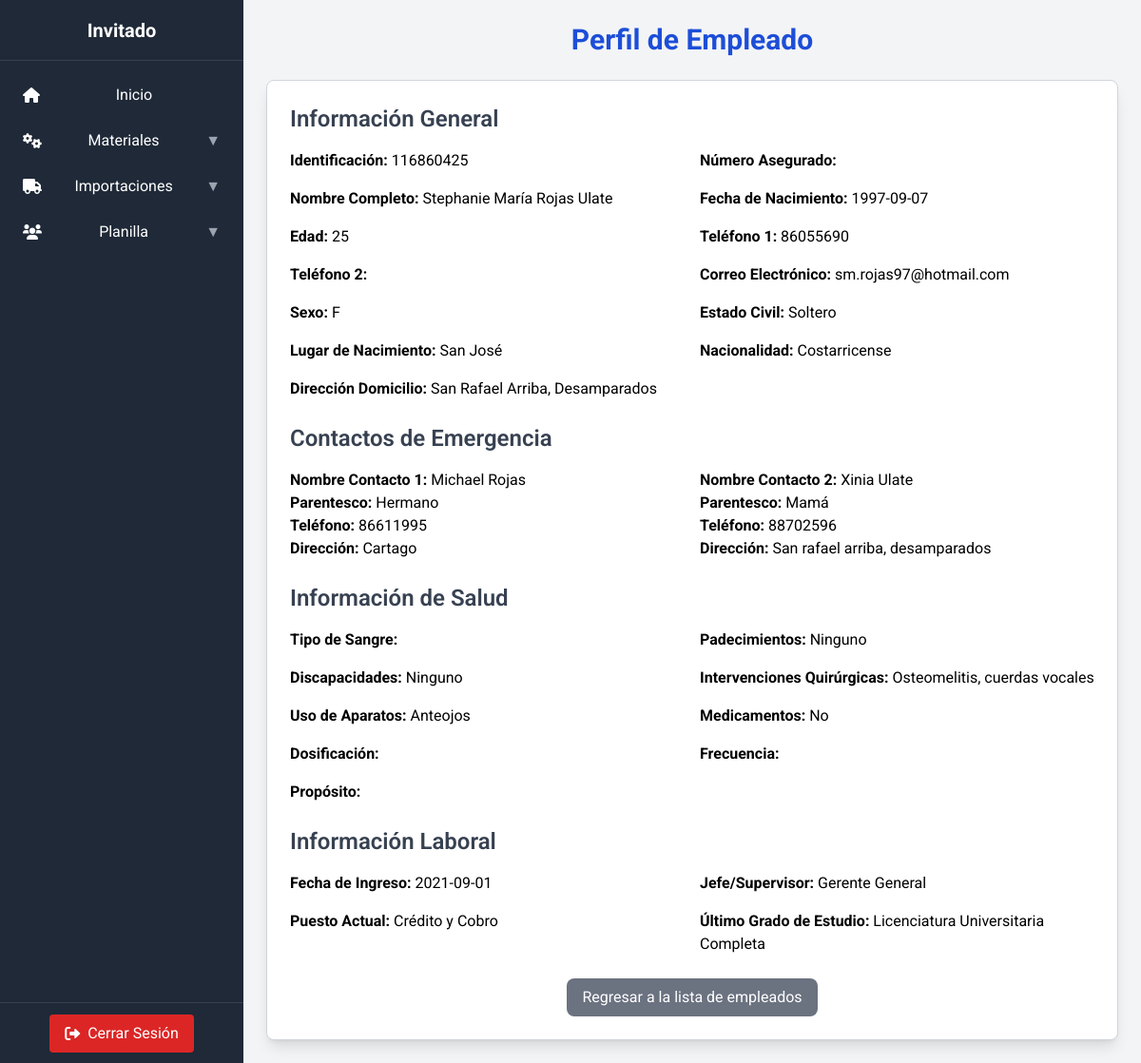
/views/detalleEmpleado.php?identificacion=116860425, run on the app's committed database.
### tables this page shows
CREATE TABLE `empleados` (
  `id` int NOT NULL AUTO_INCREMENT,
  `identificacion` varchar(20) DEFAULT NULL,
  `numero_asegurado` varchar(20) DEFAULT NULL,
  `nombre` varchar(50) DEFAULT NULL,
  `primer_apellido` varchar(50) DEFAULT NULL,
  `segundo_apellido` varchar(50) DEFAULT NULL,
  `fecha_nacimiento` date DEFAULT NULL,
  `edad` int DEFAULT NULL,
  `telefono1` varchar(15) DEFAULT NULL,
  `correo` varchar(100) DEFAULT NULL,
  `sexo` enum('M','F','Otro') DEFAULT NULL,
  `estado_civil` enum('Soltero','Casado','Divorciado','Viudo') DEFAULT NULL,
  `lugar_nacimiento` varchar(100) DEFAULT NULL,
  `nacionalidad` varchar(50) DEFAULT NULL,
  `direccion_domicilio` text,
  `telefono2` varchar(15) DEFAULT NULL,
  `nombre_contacto1` varchar(50) DEFAULT NULL,
  `parentesco_contacto1` varchar(50) DEFAULT NULL,
  `telefono_contacto1` varchar(15) DEFAULT NULL,
  `direccion_contacto1` text,
  `nombre_contacto2` varchar(50) DEFAULT NULL,
  `parentesco_contacto2` varchar(50) DEFAULT NULL,
  `telefono_contacto2` varchar(15) DEFAULT NULL,
  `direccion_contacto2` text,
  `tipo_sangre` varchar(5) DEFAULT NULL,
  `padecimientos` text,
  `discapacidades` text,
  `intervenciones` text,
  `uso_aparatos` text,
  `medicamentos` text,
  `dosificacion` text,
  `frecuencia` text,
  `proposito` text,
  `fecha_ingreso` date DEFAULT NULL,
  `jefe_supervisor` varchar(100) DEFAULT NULL,
  `puesto_actual` varchar(100) DEFAULT NULL,
  `ultimo_grado_estudio` varchar(100) DEFAULT NULL,
  PRIMARY KEY (`id`)
);

### config/Conexion.php (called while the page is built, shortened)
<?php
class Conexion
{
    public static function conectar()
    {
        try {
            $options = array(
                PDO::MYSQL_ATTR_SSL_CA => SSL_CERT_PATH,
                PDO::MYSQL_ATTR_SSL_VERIFY_SERVER_CERT => false
            );
            $cn = new PDO(
                "mysql:host=" . DB_HOST_MYSQL .
                    ";dbname=" . DB_NAME_MYSQL .
                    ";charset=utf8",
                DB_USER_MYSQL,
                DB_PASSWORD_MYSQL,
                $options
            );
            $cn->setAttribute(PDO::ATTR_ERRMODE, PDO::ERRMODE_EXCEPTION);
            return $cn;
        } catch (PDOException $ex) {
            die($ex->getMessage());
        }
    }
}

### models/Empleado.php (called while the page is built, shortened)
<?php
require_once '../config/Conexion.php';
class Empleado extends Conexion
{
    protected static $cnx;
    public static function getConexion()
    {
        self::$cnx = Conexion::conectar();
    }
    public static function desconectar()
    {
        self::$cnx = null;
    }
    public function obtenerDetalles($identificacion)
    {
        $query = "SELECT * FROM empleados WHERE identificacion = :identificacion";
        try {
            $stmt = self::$cnx->prepare($query);
            $stmt->bindParam(':identificacion', $identificacion, PDO::PARAM_STR);
            $stmt->execute();
            $empleado = $stmt->fetch(PDO::FETCH_ASSOC);
            return $empleado;
        } catch (PDOException $e) {
            throw new Exception("Error al obtener los detalles del empleado: " . $e->getMessage());
        } finally {
            self::desconectar();
        }
    }
}

### views/detalleEmpleado.php (the view, shortened to what this page needs)
<?php
require_once '../models/Empleado.php';
if (isset($_GET['identificacion'])) {
    $identificacion = $_GET['identificacion'];
    $empleado = new Empleado();
    $detalle = $empleado->obtenerDetalles($identificacion);
} else {
    die("No se proporcionó un ID de empleado.");
}
?>
<!DOCTYPE html>
<html lang="es">
<head>
    <script src="https://cdn.tailwindcss.com"></script>
</head>
<body class="flex bg-gray-100">
    <?php include './assets/Fragments/sidebar.php'; ?>
    <div class="flex-1 p-6">
        <h1 class="text-3xl font-bold mb-6 text-center text-blue-700">Perfil de Empleado</h1>
        <div class="max-w-4xl mx-auto bg-white rounded-lg shadow-lg border border-gray-300 p-6">
            <div class="mb-6">
                <h2 class="text-2xl font-semibold text-gray-700 mb-4">Información General</h2>
                <div class="grid grid-cols-1 md:grid-cols-2 gap-4">
                    <div><strong>Identificación:</strong> <span><?php echo $detalle['identificacion']; ?></span></div>
                    <div><strong>Número Asegurado:</strong> <span><?php echo $detalle['numero_asegurado']; ?></span></div>
                    <div><strong>Nombre Completo:</strong>
                        <span><?php echo $detalle['nombre'] . ' ' . $detalle['primer_apellido'] . ' ' . $detalle['segundo_apellido']; ?></span>
                    </div>
                    <div><strong>Fecha de Nacimiento:</strong> <span><?php echo $detalle['fecha_nacimiento']; ?></span></div>
                    <div><strong>Edad:</strong> <span><?php echo $detalle['edad']; ?></span></div>
                    <div><strong>Teléfono 1:</strong> <span><?php echo $detalle['telefono1']; ?></span></div>
                    <div><strong>Teléfono 2:</strong> <span><?php echo $detalle['telefono2']; ?></span></div>
                    <div><strong>Correo Electrónico:</strong> <span><?php echo $detalle['correo']; ?></span></div>
                    <div><strong>Sexo:</strong> <span><?php echo $detalle['sexo']; ?></span></div>
                    <div><strong>Estado Civil:</strong> <span><?php echo $detalle['estado_civil']; ?></span></div>
                    <div><strong>Lugar de Nacimiento:</strong> <span><?php echo $detalle['lugar_nacimiento']; ?></span></div>
                    <div><strong>Nacionalidad:</strong> <span><?php echo $detalle['nacionalidad']; ?></span></div>
                    <div><strong>Dirección Domicilio:</strong> <span><?php echo $detalle['direccion_domicilio']; ?></span></div>
                </div>
            </div>
            <div class="mb-6">
                <h2 class="text-2xl font-semibold text-gray-700 mb-4">Contactos de Emergencia</h2>
                <div class="grid grid-cols-1 md:grid-cols-2 gap-4">
                    <div>
                        <strong>Nombre Contacto 1:</strong> <span><?php echo $detalle['nombre_contacto1']; ?></span><br>
                        <strong>Parentesco:</strong> <span><?php echo $detalle['parentesco_contacto1']; ?></span><br>
                        <strong>Teléfono:</strong> <span><?php echo $detalle['telefono_contacto1']; ?></span><br>
                        <strong>Dirección:</strong> <span><?php echo $detalle['direccion_contacto1']; ?></span>
                    </div>
                    <div>
                        <strong>Nombre Contacto 2:</strong> <span><?php echo $detalle['nombre_contacto2']; ?></span><br>
                        <strong>Parentesco:</strong> <span><?php echo $detalle['parentesco_contacto2']; ?></span><br>
                        <strong>Teléfono:</strong> <span><?php echo $detalle['telefono_contacto2']; ?></span><br>
                        <strong>Dirección:</strong> <span><?php echo $detalle['direccion_contacto2']; ?></span>
                    </div>
                </div>
            </div>
            <div class="mb-6">
                <h2 class="text-2xl font-semibold text-gray-700 mb-4">Información de Salud</h2>
                <div class="grid grid-cols-1 md:grid-cols-2 gap-4">
                    <div><strong>Tipo de Sangre:</strong> <span><?php echo $detalle['tipo_sangre']; ?></span></div>
                    <div><strong>Padecimientos:</strong> <span><?php echo $detalle['padecimientos']; ?></span></div>
                    <div><strong>Discapacidades:</strong> <span><?php echo $detalle['discapacidades']; ?></span></div>
                    <div><strong>Intervenciones Quirúrgicas:</strong> <span><?php echo $detalle['intervenciones']; ?></span></div>
                    <div><strong>Uso de Aparatos:</strong> <span><?php echo $detalle['uso_aparatos']; ?></span></div>
                    <div><strong>Medicamentos:</strong> <span><?php echo $detalle['medicamentos']; ?></span></div>
                    <div><strong>Dosificación:</strong> <span><?php echo $detalle['dosificacion']; ?></span></div>
                    <div><strong>Frecuencia:</strong> <span><?php echo $detalle['frecuencia']; ?></span></div>
                    <div><strong>Propósito:</strong> <span><?php echo $detalle['proposito']; ?></span></div>
                </div>
            </div>
            <div class="mb-6">
                <h2 class="text-2xl font-semibold text-gray-700 mb-4">Información Laboral</h2>
                <div class="grid grid-cols-1 md:grid-cols-2 gap-4">
                    <div><strong>Fecha de Ingreso:</strong> <span><?php echo $detalle['fecha_ingreso']; ?></span></div>
                    <div><strong>Jefe/Supervisor:</strong> <span><?php echo $detalle['jefe_supervisor']; ?></span></div>
                    <div><strong>Puesto Actual:</strong> <span><?php echo $detalle['puesto_actual']; ?></span></div>
                    <div><strong>Último Grado de Estudio:</strong> <span><?php echo $detalle['ultimo_grado_estudio']; ?></span></div>
                </div>
            </div>
            <div class="container flex justify-center mt-4">
                <a href="listaEmpleados.php" class="btnRegresar bg-gray-500 text-white px-4 py-2 rounded-lg hover:bg-gray-600">
                    Regresar a la lista de empleados
                </a>
            </div>
        </div>
    </div>
</body>
</html>

### views/assets/Fragments/sidebar.php (shortened to what this page needs)
<?php
$user_nombre = isset($_SESSION['user_nombre']) ? $_SESSION['user_nombre'] : 'Invitado';
?>
<link rel="stylesheet" href="https://cdnjs.cloudflare.com/ajax/libs/font-awesome/6.0.0-beta3/css/all.min.css">
<div class="flex flex-col w-64 bg-gray-800 text-white sticky top-0 h-screen">
    <div class="flex items-center justify-center h-16 border-b border-gray-700">
        <h1 class="text-xl font-bold"><?php echo htmlspecialchars($user_nombre); ?></h1>
    </div>
    <nav class="flex-1 overflow-y-auto">
        <ul class="p-4">
            <li class="mb-2">
                <a href="../views/index.php" class="block p-2 rounded hover:bg-gray-700 flex items-center">
                    <i class="fas fa-home mr-2"></i>
                    <span class="flex-grow text-center">Inicio</span>
                </a>
            </li>
            <li class="mb-2 relative">
                <a href="#" class="block p-2 rounded hover:bg-gray-700 flex justify-between items-center" id="materialesToggle">
                    <i class="fas fa-cogs mr-2"></i> Materiales
                    <span class="text-gray-400 ml-2 transition-transform duration-200">▼</span>
                </a>
            </li>
            <li class="mb-2 relative">
                <a href="#" class="block p-2 rounded hover:bg-gray-700 flex justify-between items-center" id="importacionesToggle">
                    <i class="fas fa-truck mr-2"></i> Importaciones
                    <span class="text-gray-400 ml-2 transition-transform duration-200">▼</span>
                </a>
            </li>
            <li class="mb-2 relative">
                <a href="#" class="block p-2 rounded hover:bg-gray-700 flex justify-between items-center" id="planillaToggle">
                    <i class="fas fa-users mr-2"></i> Planilla
                    <span class="text-gray-400 ml-2 transition-transform duration-200">▼</span>
                </a>
            </li>
        </ul>
    </nav>
    <div class="flex items-center justify-center h-16 border-t border-gray-700">
        <button class="flex items-center px-4 py-2 bg-red-600 text-white rounded hover:bg-red-700 transition duration-200" id="btnCerrarSesion">
            <i class="fas fa-sign-out-alt mr-2"></i> Cerrar Sesión
        </button>
    </div>
</div>

### views/detalleEmpleado.php (style rules this page uses)
body { font-family: 'Roboto', sans-serif; }

### data on the page
empleados: identificacion "116860425", nombre "Stephanie María", primer_apellido "Rojas", segundo_apellido "Ulate", fecha_nacimiento "1997-09-07", edad "25", telefono1 "86055690", correo "sm.rojas97@hotmail.com", sexo "F", estado_civil "Soltero", lugar_nacimiento "San José", nacionalidad "Costarricense", direccion_domicilio "San Rafael Arriba, Desamparados", nombre_contacto1 "Michael Rojas", parentesco_contacto1 "Hermano", telefono_contacto1 "86611995", direccion_contacto1 "Cartago", nombre_contacto2 "Xinia Ulate", parentesco_contacto2 "Mamá", telefono_contacto2 "88702596", direccion_contacto2 "San rafael arriba, desamparados", padecimientos "Ninguno", discapacidades "Ninguno", intervenciones "Osteomelitis, cuerdas vocales", uso_aparatos "Anteojos", medicamentos "No", fecha_ingreso "2021-09-01", jefe_supervisor "Gerente General", puesto_actual "Crédito y Cobro", ultimo_grado_estudio "Licenciatura Universitaria Completa"

### other printed values
$user_nombre "Invitado"
